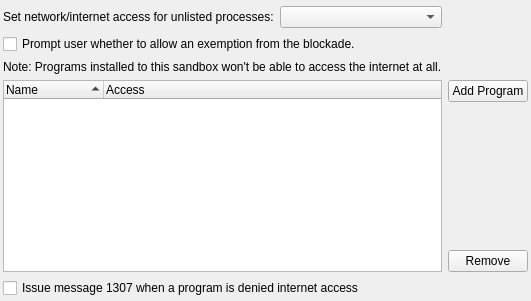
           <widget class="QWidget" name="tabINet">
            <attribute name="title">
             <string>Process Restrictions</string>
            </attribute>
            <layout class="QGridLayout" name="gridLayout_46">
             <property name="leftMargin">
              <number>3</number>
             </property>
             <property name="topMargin">
              <number>6</number>
             </property>
             <property name="rightMargin">
              <number>3</number>
             </property>
             <property name="bottomMargin">
              <number>3</number>
             </property>
             <item row="0" column="0">
              <layout class="QGridLayout" name="gridLayout_20">
               <item row="6" column="0">
                <widget class="QCheckBox" name="chkINetBlockMsg">
                 <property name="text">
                  <string>Issue message 1307 when a program is denied internet access</string>
                 </property>
                </widget>
               </item>
               <item row="3" column="1">
                <widget class="QPushButton" name="btnAddINetProg">
                 <property name="text">
                  <string>Add Program</string>
                 </property>
                </widget>
               </item>
               <item row="1" column="0">
                <widget class="QCheckBox" name="chkINetBlockPrompt">
                 <property name="text">
                  <string>Prompt user whether to allow an exemption from the blockade.</string>
                 </property>
                </widget>
               </item>
               <item row="5" column="1">
                <widget class="QPushButton" name="btnDelINetProg">
                 <property name="text">
                  <string>Remove</string>
                 </property>
                </widget>
               </item>
               <item row="2" column="0">
                <widget class="QLabel" name="label_11">
                 <property name="text">
                  <string>Note: Programs installed to this sandbox won't be able to access the internet at all.</string>
                 </property>
                </widget>
               </item>
               <item row="4" column="1">
                <spacer name="verticalSpacer_9">
                 <property name="orientation">
                  <enum>Qt::Vertical</enum>
                 </property>
                 <property name="sizeHint" stdset="0">
                  <size>
                   <width>20</width>
                   <height>40</height>
                  </size>
                 </property>
                </spacer>
               </item>
               <item row="3" column="0" rowspan="3">
                <widget class="QTreeWidget" name="treeINet">
                 <property name="sortingEnabled">
                  <bool>true</bool>
                 </property>
                 <column>
                  <property name="text">
                   <string>Name</string>
                  </property>
                 </column>
                 <column>
                  <property name="text">
                   <string>Access</string>
                  </property>
                 </column>
                </widget>
               </item>
               <item row="0" column="0">
                <layout class="QHBoxLayout" name="horizontalLayout_2">
                 <item>
                  <widget class="QLabel" name="label_12">
                   <property name="text">
                    <string>Set network/internet access for unlisted processes:</string>
                   </property>
                   <property name="buddy">
                    <cstring>cmbBlockINet</cstring>
                   </property>
                  </widget>
                 </item>
                 <item>
                  <widget class="QComboBox" name="cmbBlockINet"/>
                 </item>
                </layout>
               </item>
              </layout>
             </item>
            </layout>
           </widget>
